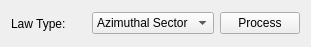
          <widget class="QWidget" name="horizontalLayoutWidget">
           <property name="geometry">
            <rect>
             <x>10</x>
             <y>6</y>
             <width>291</width>
             <height>31</height>
            </rect>
           </property>
           <layout class="QHBoxLayout" name="horizontalLayout_7">
            <item>
             <widget class="QLabel" name="LabelLawType">
              <property name="sizePolicy">
               <sizepolicy hsizetype="Fixed" vsizetype="Fixed">
                <horstretch>0</horstretch>
                <verstretch>0</verstretch>
               </sizepolicy>
              </property>
              <property name="minimumSize">
               <size>
                <width>75</width>
                <height>25</height>
               </size>
              </property>
              <property name="text">
               <string>Law Type:</string>
              </property>
             </widget>
            </item>
            <item>
             <widget class="QComboBox" name="ComLawType">
              <item>
               <property name="text">
                <string>Azimuthal Sector</string>
               </property>
              </item>
              <item>
               <property name="text">
                <string>Linear Sector</string>
               </property>
              </item>
             </widget>
            </item>
            <item>
             <widget class="QPushButton" name="BtnProcessLaw">
              <property name="text">
               <string>Process</string>
              </property>
             </widget>
            </item>
           </layout>
          </widget>
